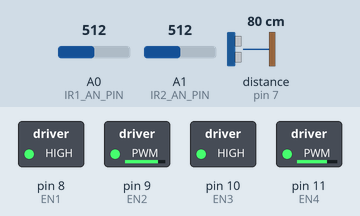
The sketch below on a simulated Arduino Uno, built with avr-gcc and run on an emulated ATmega328P. Parts: switched loads named in the sketch (green lamp = pin HIGH). Wiring (inferred from the names in the program): ultrasonic range finder: trigger pin 6; echo pin 7. Inputs (shaded band) come from the test bench; at power-on: distance to the obstacle (sensor on pin 7) 80 cm, A1 (IR2_AN_PIN) = 512, A0 (IR1_AN_PIN) = 512. The echo pulse lasts 58.3 µs per cm; pins used as bus, display or sensor lines are not drawn.

Above: at 4.2 s.
4.3 s: distance to the obstacle (sensor on pin 7) set to 16 cm
5.8 s: distance to the obstacle (sensor on pin 7) set to 12 cm
At 7.0 s:
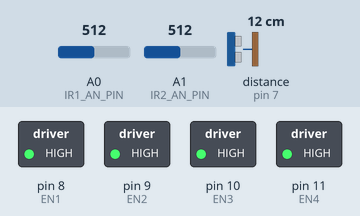
7.3 s: distance to the obstacle (sensor on pin 7) set to 18 cm
At 8.4 s:
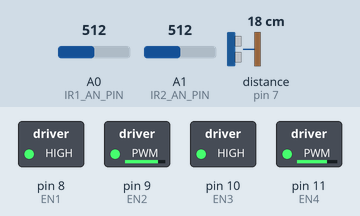
8.8 s: A1 (IR2_AN_PIN) set to 306
At 9.5 s:
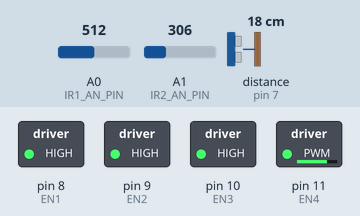
10.3 s: A0 (IR1_AN_PIN) set to 252
11.8 s: A0 (IR1_AN_PIN) set to 230
At 13.0 s:
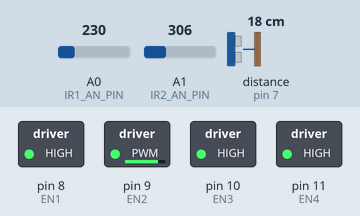
Timing chart, 0 to 14.3 s (numbered marks = the images above; inputs shaded):
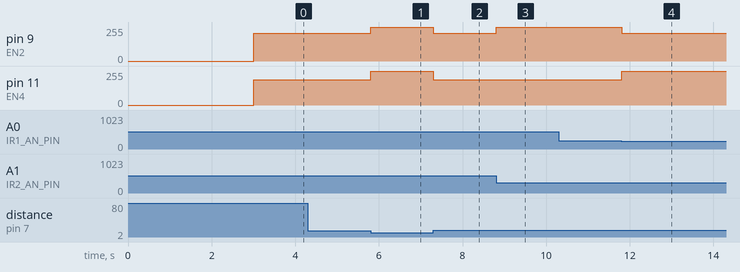

The sketch:

SEGUE_FAIXA.ino
```cpp
/***********************************************************************
 * Primeiro Workshop Arduino e Robotica - TARZAN
 *
 * Programa que permite o robô seguir faixas e parar na presença de obstáculos
 *
 * Autores: Gustavo Carlos
 *          Thobias Santos
 *
***********************************************************************/


//Definição dos pinos utilizados para o funcionamento do sensor ultrassonico
#define TRIG_PIN  6
#define ECHO_PIN  7

//Definição dos pinos utilizados para a leitura dos sensores IR
#define IR1_AN_PIN  A0
#define IR2_AN_PIN  A1

//Definição dos pinos para controle dos motores
#define EN1 8
#define EN2 9
#define EN3 10
#define EN4 11

//Definicao de valores de sensibilidade dos sensores IR
#define SENS_IR1_PRETO  240// 240valor medio no preto
#define SENS_IR2_PRETO  350//110 valor medio preto

//Definicao dos valores para controle do motor
#define VEL_P_MOTOR1  190
#define VEL_P_MOTOR2  210


//Definição de variaveis para armazenamento de dados
int val_sensorIR1 = 0; //armazena valor lido do canal analogico no sensor IR 1
int val_sensorIR2 = 0; //armazena valor lido do canal analogico no sensor IR 2

int distancia = 0; //armazena o valor da distancia lido pelo ultrassom


//Função setup, será executada apenas na inicialização
void setup() {

   //Inicializacao da serial para depuracao
  Serial.begin(9600);

  //Inicializacao dos pinos do ultrassom
  pinMode(TRIG_PIN, OUTPUT);
  pinMode(ECHO_PIN, INPUT);

  //Inicializacao dos pinos para controle do motor
  pinMode(EN1,OUTPUT);
  pinMode(EN2,OUTPUT);
  pinMode(EN3, OUTPUT);
  pinMode(EN4, OUTPUT);

  //delay para manuseio inicial
  delay(3000);


  //Como o robô so ira para frente, fixamos em nivel logico 1 os pinos EN1 e EN3
  digitalWrite(EN1, HIGH);
  digitalWrite(EN3, HIGH);
  //Coloca nivel auto em EN2 e EN4 para que os motores iniciem parados
  digitalWrite(EN2, HIGH);
  digitalWrite(EN4, HIGH);

}

void loop() {

  //Realiza a medida de distancia no sensor ultrassonico
  distancia = medeDistancia();

  if(distancia < 15){//Se distancia é menor que 15 cm, tem algo a frente
    //Coloca as saidas EN2 e EN4 em 1 para parar os motores
    analogWrite(EN2,255);
    analogWrite(EN4,255);
  }
  else{//Caso contrario, executa-se a rotina de seguir a faixa

    //Realiza a leitura dos sensores IR
    val_sensorIR1 = analogRead(IR1_AN_PIN); //sensor esquerdo
    val_sensorIR2 = analogRead(IR2_AN_PIN); //sensor direito
   /*
    *  Bloco para depuracao dos valores dos sensores infra-vermelho
    Serial.println("SensorIR1");
    Serial.println(val_sensorIR1);
    Serial.println("SensorIR2");
    Serial.println(val_sensorIR2);*/

    if(val_sensorIR1 < SENS_IR1_PRETO){ //sensor da esquerda detecta preto
      analogWrite(EN2,VEL_P_MOTOR2); //gira motor direito
      analogWrite(EN4,255); //para motor esquerdo
    }
    else if(val_sensorIR2 < SENS_IR2_PRETO){//sensor da direita detecta preto
      analogWrite(EN2,255); //para motor direito
      analogWrite(EN4,VEL_P_MOTOR1); //gira motor esquerdo
    }
    else{
      analogWrite(EN4,VEL_P_MOTOR1); //motor esquerdo
      analogWrite(EN2,VEL_P_MOTOR2); //motor direito

    }

  }

}

//Funcao utilizada para a realizacao de medidas utilizando o sensor ultrassonico
int medeDistancia(){

  //Rotina para a geracao do pulso de TRIG no ultrassom
  digitalWrite(TRIG_PIN, LOW);
  delayMicroseconds(2);
  digitalWrite(TRIG_PIN, HIGH);
  delayMicroseconds(5);
  digitalWrite(TRIG_PIN, LOW);
  //Verifica o tamanho do pulso recebido no pino ECHO
  long duracao = pulseIn(ECHO_PIN, HIGH);

  //Conversao para distancia em cm
  int dist = duracao /29/2;

  return dist;
}
```

Measured:
- the behaviour switches between 15 and 14 cm on distance to the obstacle (sensor on pin 7) (found by bisection; images 0 and 1)
- the behaviour switches between 240 and 239 on A0 (IR1_AN_PIN) (found by bisection; images 3 and 4)
- after the input at 4.3 s, every drawn part: stays the same
- after the input at 5.8 s, pin 9 (EN2): 210/255 → 255/255 at once; pin 11 (EN4): 190/255 → 255/255 at once
- after the input at 7.3 s, pin 9 (EN2): 255/255 → 210/255 at once; pin 11 (EN4): 255/255 → 190/255 at once
- after the input at 8.8 s, pin 9 (EN2): 210/255 → 255/255 at once
- after the input at 10.3 s, every drawn part: stays the same
- after the input at 11.8 s, pin 9 (EN2): 255/255 → 210/255 at once; pin 11 (EN4): 190/255 → 255/255 at once
